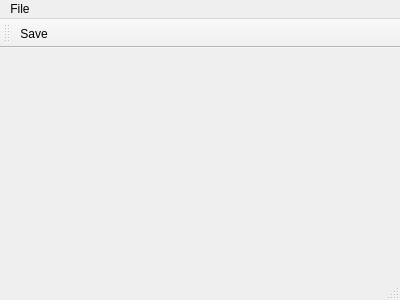
<?xml version="1.0" encoding="UTF-8"?>
<ui version="4.0">
 <class>MainWindow</class>
 <widget class="QMainWindow" name="MainWindow">
  <property name="geometry">
   <rect>
    <x>0</x>
    <y>0</y>
    <width>400</width>
    <height>300</height>
   </rect>
  </property>
  <property name="windowTitle">
   <string>MainWindow</string>
  </property>
  <widget class="QWidget" name="centralWidget"/>
  <widget class="QMenuBar" name="menuBar">
   <property name="geometry">
    <rect>
     <x>0</x>
     <y>0</y>
     <width>400</width>
     <height>22</height>
    </rect>
   </property>
   <widget class="QMenu" name="menuFile">
    <property name="title">
     <string>File</string>
    </property>
    <addaction name="actionNow"/>
    <addaction name="actionOpen"/>
    <addaction name="actionSave"/>
    <addaction name="actionPrint"/>
   </widget>
   <addaction name="menuFile"/>
  </widget>
  <widget class="QToolBar" name="mainToolBar">
   <attribute name="toolBarArea">
    <enum>TopToolBarArea</enum>
   </attribute>
   <attribute name="toolBarBreak">
    <bool>false</bool>
   </attribute>
   <addaction name="actionSave"/>
  </widget>
  <widget class="QStatusBar" name="statusBar"/>
  <action name="actionNow">
   <property name="text">
    <string>New</string>
   </property>
  </action>
  <action name="actionOpen">
   <property name="text">
    <string>Open</string>
   </property>
  </action>
  <action name="actionSave">
   <property name="icon">
    <iconset resource="txt.qrc">
     <normaloff>:/new/prefix1/Dog3.png</normaloff>:/new/prefix1/Dog3.png</iconset>
   </property>
   <property name="text">
    <string>Save</string>
   </property>
  </action>
  <action name="actionPrint">
   <property name="text">
    <string>Print</string>
   </property>
  </action>
 </widget>
 <layoutdefault spacing="6" margin="11"/>
 <resources>
  <include location="txt.qrc"/>
 </resources>
 <connections/>
</ui>
